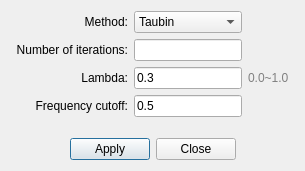
<?xml version="1.0" encoding="UTF-8"?>
<ui version="4.0">
 <class>DialogSmoothSurface</class>
 <widget class="QDialog" name="DialogSmoothSurface">
  <property name="geometry">
   <rect>
    <x>0</x>
    <y>0</y>
    <width>314</width>
    <height>206</height>
   </rect>
  </property>
  <property name="windowTitle">
   <string>Smooth Surface</string>
  </property>
  <layout class="QVBoxLayout" name="verticalLayout">
   <property name="sizeConstraint">
    <enum>QLayout::SetFixedSize</enum>
   </property>
   <item>
    <layout class="QGridLayout" name="gridLayout">
     <item row="1" column="1">
      <widget class="QLabel" name="label">
       <property name="text">
        <string>Number of iterations:</string>
       </property>
       <property name="alignment">
        <set>Qt::AlignRight|Qt::AlignTrailing|Qt::AlignVCenter</set>
       </property>
      </widget>
     </item>
     <item row="1" column="2">
      <widget class="QLineEdit" name="lineEditIterations">
       <property name="maximumSize">
        <size>
         <width>167777</width>
         <height>16777215</height>
        </size>
       </property>
      </widget>
     </item>
     <item row="2" column="1">
      <widget class="QLabel" name="labelLambda">
       <property name="text">
        <string>Lambda:</string>
       </property>
       <property name="alignment">
        <set>Qt::AlignRight|Qt::AlignTrailing|Qt::AlignVCenter</set>
       </property>
      </widget>
     </item>
     <item row="2" column="2">
      <widget class="QLineEdit" name="lineEditLambda">
       <property name="maximumSize">
        <size>
         <width>167777</width>
         <height>16777215</height>
        </size>
       </property>
       <property name="text">
        <string>0.3</string>
       </property>
      </widget>
     </item>
     <item row="3" column="1">
      <widget class="QLabel" name="labelFrequencyCutoff">
       <property name="text">
        <string>Frequency cutoff:</string>
       </property>
       <property name="alignment">
        <set>Qt::AlignRight|Qt::AlignTrailing|Qt::AlignVCenter</set>
       </property>
      </widget>
     </item>
     <item row="3" column="2">
      <widget class="QLineEdit" name="lineEditFrequencyCutoff">
       <property name="maximumSize">
        <size>
         <width>167777</width>
         <height>16777215</height>
        </size>
       </property>
       <property name="text">
        <string>0.5</string>
       </property>
      </widget>
     </item>
     <item row="1" column="0">
      <spacer name="horizontalSpacer_4">
       <property name="orientation">
        <enum>Qt::Horizontal</enum>
       </property>
       <property name="sizeHint" stdset="0">
        <size>
         <width>5</width>
         <height>5</height>
        </size>
       </property>
      </spacer>
     </item>
     <item row="2" column="3">
      <widget class="QLabel" name="labelHelper">
       <property name="styleSheet">
        <string notr="true">color: gray;</string>
       </property>
       <property name="text">
        <string>0.0~1.0</string>
       </property>
      </widget>
     </item>
     <item row="0" column="2">
      <widget class="QComboBox" name="comboBoxMethod">
       <item>
        <property name="text">
         <string>Taubin</string>
        </property>
       </item>
       <item>
        <property name="text">
         <string>Standard</string>
        </property>
       </item>
      </widget>
     </item>
     <item row="0" column="1">
      <widget class="QLabel" name="label_5">
       <property name="text">
        <string>Method:</string>
       </property>
       <property name="alignment">
        <set>Qt::AlignRight|Qt::AlignTrailing|Qt::AlignVCenter</set>
       </property>
      </widget>
     </item>
     <item row="2" column="4">
      <spacer name="horizontalSpacer_3">
       <property name="orientation">
        <enum>Qt::Horizontal</enum>
       </property>
       <property name="sizeHint" stdset="0">
        <size>
         <width>5</width>
         <height>5</height>
        </size>
       </property>
      </spacer>
     </item>
    </layout>
   </item>
   <item>
    <spacer name="verticalSpacer">
     <property name="orientation">
      <enum>Qt::Vertical</enum>
     </property>
     <property name="sizeType">
      <enum>QSizePolicy::Fixed</enum>
     </property>
     <property name="sizeHint" stdset="0">
      <size>
       <width>20</width>
       <height>15</height>
      </size>
     </property>
    </spacer>
   </item>
   <item>
    <layout class="QHBoxLayout" name="horizontalLayout">
     <item>
      <spacer name="horizontalSpacer">
       <property name="orientation">
        <enum>Qt::Horizontal</enum>
       </property>
       <property name="sizeHint" stdset="0">
        <size>
         <width>5</width>
         <height>5</height>
        </size>
       </property>
      </spacer>
     </item>
     <item>
      <widget class="QPushButton" name="pushButton">
       <property name="text">
        <string>Apply</string>
       </property>
      </widget>
     </item>
     <item>
      <widget class="QPushButton" name="pushButton_2">
       <property name="text">
        <string>Close</string>
       </property>
      </widget>
     </item>
     <item>
      <spacer name="horizontalSpacer_2">
       <property name="orientation">
        <enum>Qt::Horizontal</enum>
       </property>
       <property name="sizeHint" stdset="0">
        <size>
         <width>5</width>
         <height>5</height>
        </size>
       </property>
      </spacer>
     </item>
    </layout>
   </item>
  </layout>
 </widget>
 <resources/>
 <connections>
  <connection>
   <sender>pushButton_2</sender>
   <signal>clicked()</signal>
   <receiver>DialogSmoothSurface</receiver>
   <slot>close()</slot>
   <hints>
    <hint type="sourcelabel">
     <x>222</x>
     <y>179</y>
    </hint>
    <hint type="destinationlabel">
     <x>215</x>
     <y>168</y>
    </hint>
   </hints>
  </connection>
  <connection>
   <sender>pushButton</sender>
   <signal>clicked()</signal>
   <receiver>DialogSmoothSurface</receiver>
   <slot>OnApply()</slot>
   <hints>
    <hint type="sourcelabel">
     <x>133</x>
     <y>182</y>
    </hint>
    <hint type="destinationlabel">
     <x>119</x>
     <y>168</y>
    </hint>
   </hints>
  </connection>
  <connection>
   <sender>comboBoxMethod</sender>
   <signal>currentIndexChanged(int)</signal>
   <receiver>DialogSmoothSurface</receiver>
   <slot>OnMethod(int)</slot>
   <hints>
    <hint type="sourcelabel">
     <x>206</x>
     <y>21</y>
    </hint>
    <hint type="destinationlabel">
     <x>522</x>
     <y>57</y>
    </hint>
   </hints>
  </connection>
 </connections>
 <slots>
  <slot>OnApply()</slot>
  <slot>OnMethod(int)</slot>
 </slots>
</ui>
